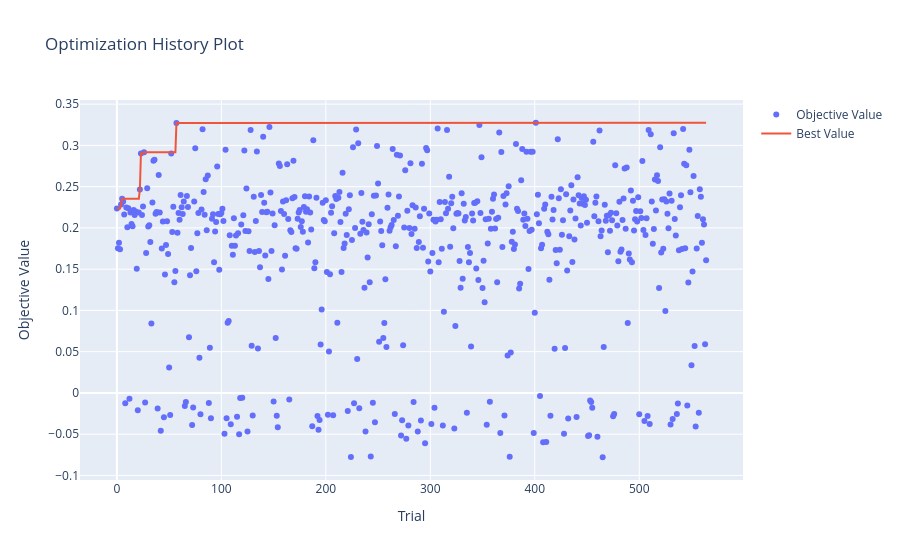

Notebook cell for this chart:
### Code cell
# Mostrar Chart com Trials do Optuna
fig = optuna.visualization.plot_optimization_history(estudo_ag)
fig.show()

### Figure 1 — Plotly figure (JSON) as saved in the notebook; plotly's stock layout.template omitted (floating-point values rounded to 4 significant figures; data arrays with more than 128 entries replaced by an {"elided": "..."} marker saying what was removed)
{"data": [{"mode": "markers", "name": "Objective Value", "type": "scatter", "x": {"elided": "565 int values"}, "y": {"elided": "565 float values"}}, {"mode": "lines", "name": "Best Value", "type": "scatter", "x": {"elided": "565 int values"}, "y": {"elided": "565 float values"}}, {"marker": {"color": "#cccccc"}, "mode": "markers", "name": "Infeasible Trial", "showlegend": false, "type": "scatter", "x": [], "y": []}], "layout": {"title": {"text": "Optimization History Plot"}, "xaxis": {"title": {"text": "Trial"}}, "yaxis": {"title": {"text": "Objective Value"}}}}
